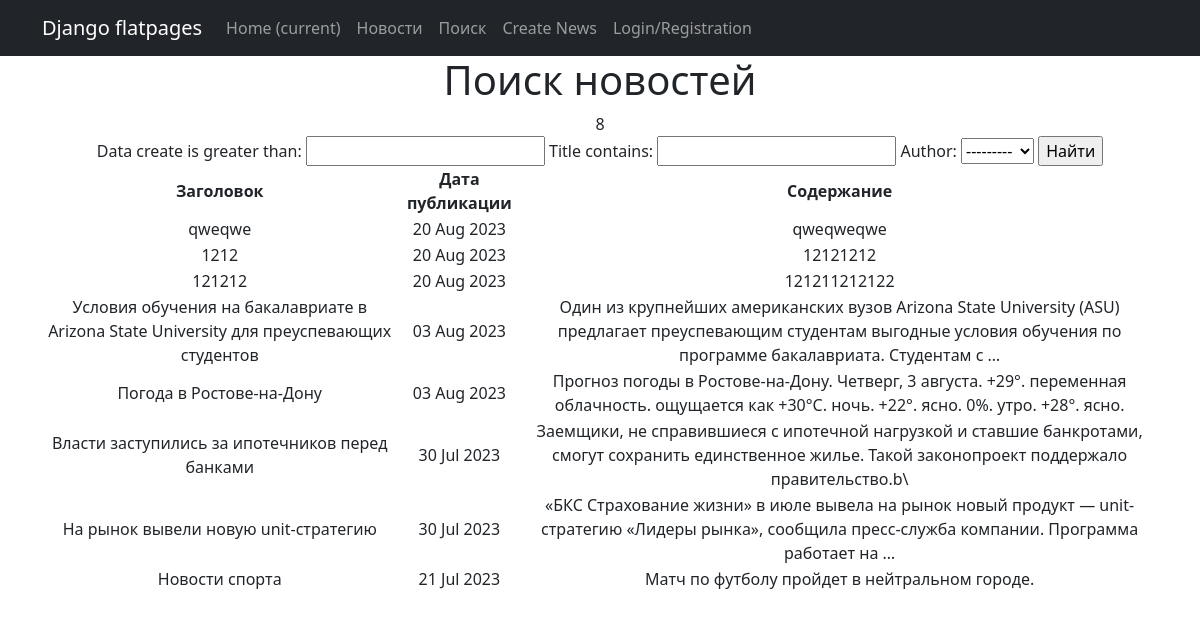
The app's page /search/ with its own data.
### news/models.py (models this page shows, shortened)
class Post(models.Model):
    article = 'ARTI'
    news = 'NEWS'
    POST_TYPE = [
        (article, 'Статья'),
        (news, 'Новость')
    ]
    author = models.ForeignKey(Author, on_delete=models.CASCADE)
    types = models.CharField(max_length=4, choices=POST_TYPE, default=news)
    data_create = models.DateField(auto_now_add=True)
    category = models.ManyToManyField(Category, through='PostCategory')
    title = models.CharField(max_length=255, blank=False)
    text = models.TextField(blank=False)
    post_rating = models.IntegerField(default=0)  # рейтинг статьи/новости

### news/views.py (the view)
# urls.py: path('search/', SearchNewsListView.as_view(template_name="search.html"), name='search'),
class SearchNewsListView(ListView):
    queryset = Post.objects.filter(types='NEWS')
    ordering = '-data_create'
    template_name = 'search.html'
    context_object_name = 'news'
    paginate_by = 10
    def get_context_data(self, **kwargs):
        context = super().get_context_data(**kwargs)
        context['filter'] = NewsFilter(self.request.GET, queryset=self.get_queryset())
        return context

### news/models.py (called while the page is built)
    def __str__(self):
        return f'{self.name.title()}, {self.user}'

### news/templatetags/custom_filters.py (called while the page is built)
@register.filter()
def censor(value):
    if not isinstance(value, str):
        raise ValueError('Фильтр только для строк')
    words = value.split()
    for i, word in enumerate(words):
        if word.lower() in BED_WORDS:
            words[i] = '*' * len(word)
    return ' '.join(words)

### templates/search.html (shortened to what this page needs)
{% extends 'flatpages/base.html' %}
{% load custom_filters %}
{% block content %}
    <h1>Поиск новостей</h1>
    {{ news|length }}
    <form method="GET">
        {{ filter.form }}
        <input type="submit" value="Найти">
    </form>
    {% if news %}
        <table>
            <thead>
                <tr>
                    <th>Заголовок</th>
                    <th>Дата публикации</th>
                    <th>Содержание</th>
                </tr>
            </thead>
            {% for new in filter.qs %}
            <tr>
                <td>{{ new.title|censor }}</td>
                <td>{{ new.data_create|date:'d M Y' }}</td>
                <td>{{ new.text|censor|truncatewords:20 }}</td>
            </tr>
            {% endfor %}
        </table>
    {% else %}
        <h2>Новостей нет!</h2>
    {% endif %}
{% endblock content %}

### records on screen
Post: title|censor "qweqwe", data_create "20 Aug 2023", text|censor "qweqweqwe"
Post: title|censor "1212", data_create "20 Aug 2023", text|censor "12121212"
Post: title|censor "121212", data_create "20 Aug 2023", text|censor "121211212122"
Post: title|censor "Условия обучения на бакалавриате в Arizona State University для преуспевающих студентов", data_create "03 Aug 2023", text|censor "Один из крупнейших американских вузов Arizona State University (ASU) предлагает преуспевающим студентам выгодные условия обучения по программе бакалавриата. Студентам с …"
Post: title|censor "Погода в Ростове-на-Дону", data_create "03 Aug 2023", text|censor "Прогноз погоды в Ростове-на-Дону. Четверг, 3 августа. +29°. переменная облачность. ощущается как +30°C. ночь. +22°. ясно. 0%. утро. +28°. ясно."
Post: title|censor "Власти заступились за ипотечников перед банками", data_create "30 Jul 2023", text|censor "Заемщики, не справившиеся с ипотечной нагрузкой и ставшие банкротами, смогут сохранить единственное жилье. Такой законопроект поддержало правительство.b\\"
Post: title|censor "На рынок вывели новую unit-стратегию", data_create "30 Jul 2023", text|censor "«БКС Страхование жизни» в июле вывела на рынок новый продукт — unit-стратегию «Лидеры рынка», сообщила пресс-служба компании. Программа работает на …"
Post: title|censor "Новости спорта", data_create "21 Jul 2023", text|censor "Матч по футболу пройдет в нейтральном городе."

### other values on screen
{{ news|length }} "8"
